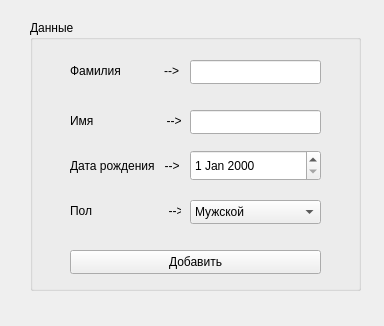
<?xml version="1.0" encoding="UTF-8"?>
<ui version="4.0">
 <class>inputDataToDb</class>
 <widget class="QWidget" name="inputDataToDb">
  <property name="geometry">
   <rect>
    <x>0</x>
    <y>0</y>
    <width>384</width>
    <height>326</height>
   </rect>
  </property>
  <property name="windowTitle">
   <string>Form</string>
  </property>
  <widget class="QGroupBox" name="groupBox">
   <property name="geometry">
    <rect>
     <x>30</x>
     <y>20</y>
     <width>331</width>
     <height>271</height>
    </rect>
   </property>
   <property name="title">
    <string>Данные</string>
   </property>
   <widget class="QLineEdit" name="firstNameLineEdit">
    <property name="geometry">
     <rect>
      <x>160</x>
      <y>90</y>
      <width>131</width>
      <height>24</height>
     </rect>
    </property>
   </widget>
   <widget class="QPushButton" name="addDataPushButton">
    <property name="geometry">
     <rect>
      <x>40</x>
      <y>230</y>
      <width>251</width>
      <height>24</height>
     </rect>
    </property>
    <property name="text">
     <string>Добавить</string>
    </property>
   </widget>
   <widget class="QLabel" name="label_3">
    <property name="geometry">
     <rect>
      <x>40</x>
      <y>130</y>
      <width>111</width>
      <height>31</height>
     </rect>
    </property>
    <property name="text">
     <string>Дата рождения   --&gt;</string>
    </property>
   </widget>
   <widget class="QLabel" name="label_4">
    <property name="geometry">
     <rect>
      <x>40</x>
      <y>180</y>
      <width>111</width>
      <height>21</height>
     </rect>
    </property>
    <property name="text">
     <string>Пол                       --&gt;</string>
    </property>
   </widget>
   <widget class="QComboBox" name="sexComboBox">
    <property name="geometry">
     <rect>
      <x>160</x>
      <y>180</y>
      <width>131</width>
      <height>24</height>
     </rect>
    </property>
    <item>
     <property name="text">
      <string>Мужской</string>
     </property>
    </item>
    <item>
     <property name="text">
      <string>Женский</string>
     </property>
    </item>
   </widget>
   <widget class="QLabel" name="label_2">
    <property name="geometry">
     <rect>
      <x>40</x>
      <y>90</y>
      <width>121</width>
      <height>21</height>
     </rect>
    </property>
    <property name="text">
     <string>Имя                      --&gt;</string>
    </property>
   </widget>
   <widget class="QLineEdit" name="lastNameLineEdit">
    <property name="geometry">
     <rect>
      <x>160</x>
      <y>40</y>
      <width>131</width>
      <height>24</height>
     </rect>
    </property>
   </widget>
   <widget class="QDateEdit" name="dateOfBirthdayEdit">
    <property name="geometry">
     <rect>
      <x>160</x>
      <y>130</y>
      <width>131</width>
      <height>31</height>
     </rect>
    </property>
   </widget>
   <widget class="QLabel" name="label">
    <property name="geometry">
     <rect>
      <x>40</x>
      <y>40</y>
      <width>121</width>
      <height>21</height>
     </rect>
    </property>
    <property name="text">
     <string>Фамилия             --&gt;</string>
    </property>
   </widget>
  </widget>
 </widget>
 <resources/>
 <connections/>
</ui>
